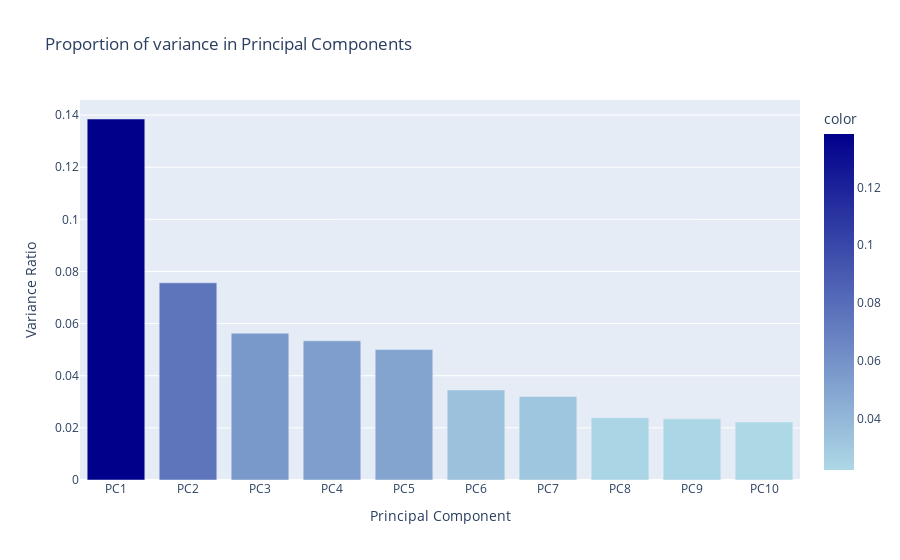

The notebook cell this image was saved under:
### Code cell
fig = px.bar(
    x = ['PC' + str(i) for i in range(1, n_components + 1)],
    y = pca.explained_variance_ratio_,
    labels = {'x': 'Principal Component', 'y': 'Variance Ratio'},
    color = pca.explained_variance_ratio_,
    color_continuous_scale = [(0, 'lightblue'), (1, 'darkblue')],
    title = 'Proportion of variance in Principal Components'
)
fig.show()

### Figure 1 — Plotly figure (JSON) as saved in the notebook; plotly's stock layout.template omitted (floating-point values rounded to 4 significant figures)
{"data": [{"hovertemplate": "Principal Component=%{x}<br>Variance Ratio=%{y}<br>color=%{marker.color}<extra></extra>", "legendgroup": "", "marker": {"color": [0.1385, 0.07564, 0.05632, 0.05339, 0.05009, 0.03455, 0.03206, 0.02392, 0.02346, 0.02223], "coloraxis": "coloraxis", "pattern": {"shape": ""}}, "name": "", "orientation": "v", "showlegend": false, "textposition": "auto", "type": "bar", "x": ["PC1", "PC2", "PC3", "PC4", "PC5", "PC6", "PC7", "PC8", "PC9", "PC10"], "xaxis": "x", "y": [0.1385, 0.07564, 0.05632, 0.05339, 0.05009, 0.03455, 0.03206, 0.02392, 0.02346, 0.02223], "yaxis": "y"}], "layout": {"barmode": "relative", "coloraxis": {"colorbar": {"title": {"text": "color"}}, "colorscale": [[0, "lightblue"], [1, "darkblue"]]}, "legend": {"tracegroupgap": 0}, "title": {"text": "Proportion of variance in Principal Components"}, "xaxis": {"anchor": "y", "domain": [0, 1], "title": {"text": "Principal Component"}}, "yaxis": {"anchor": "x", "domain": [0, 1], "title": {"text": "Variance Ratio"}}}}
